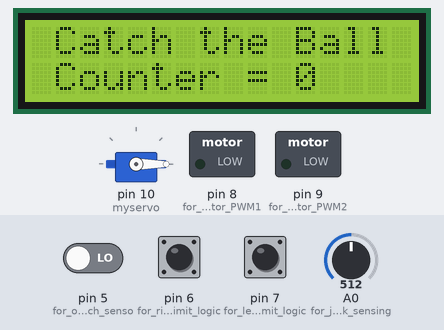
This sketch was run on a simulated Arduino Uno, built with avr-gcc and run on an emulated ATmega328P. Shown: 16×2 character LCD, servo, switched loads named in the sketch (green lamp = pin HIGH). The test bench sets the inputs (shaded band); at power-on: pin 5 (for_output_of_catch_senso) LOW, pin 6 (for_right_limit_logic) HIGH, A0 (for_joystick_sensing) = 512, pin 7 (for_left_limit_logic) HIGH.

Above: at 3.3 s.
3.4 s: pin 5 (for_output_of_catch_senso) driven HIGH
At 4.88 s:
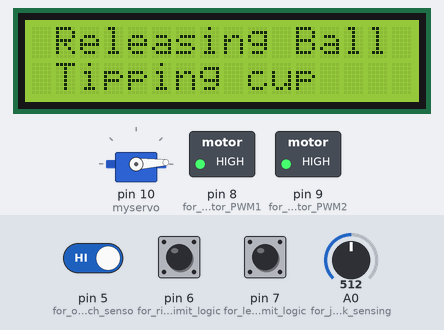
6.4 s: pin 5 (for_output_of_catch_senso) driven LOW
At 6.81 s:
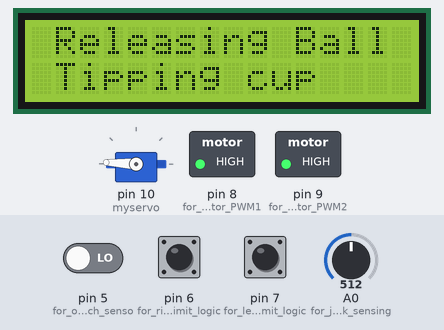
9.3 s: pin 6 (for_right_limit_logic) pulled LOW for 1 s
At 13.0 s:
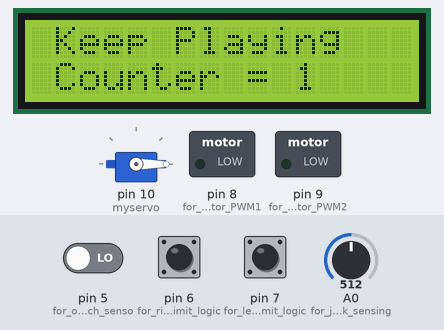
13.3 s: A0 (for_joystick_sensing) set to 588
14.8 s: A0 (for_joystick_sensing) set to 618
At 15.5 s:
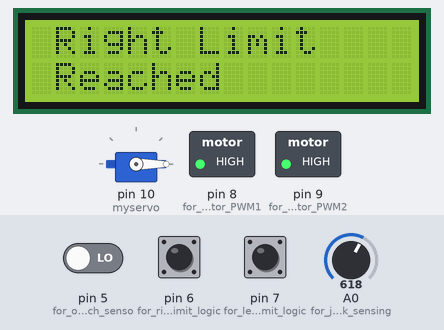
16.3 s: pin 5 (for_output_of_catch_senso) driven HIGH
At 17.48 s:
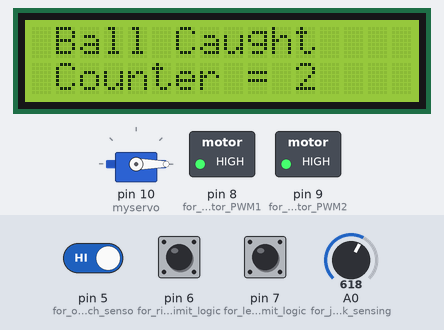
Timing chart, 0 to 24.1 s (numbered marks = the images above; inputs shaded):
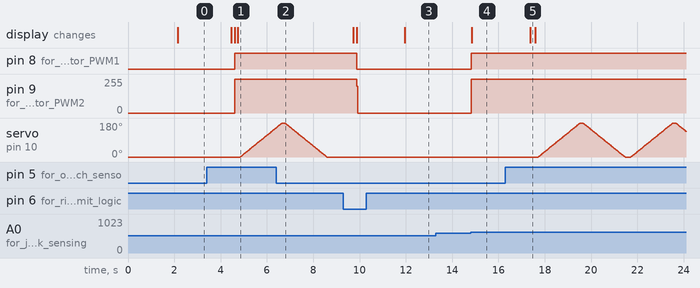

Measured:
- the behaviour switches between 600 and 601 on A0 (for_joystick_sensing) (found by bisection; images 3 and 4)
- after the input at 3.4 s, pin 8 (for_Brushed_motor_PWM1): LOW → HIGH after 1.2 s; pin 9 (for_Brushed_motor_PWM2): 0/255 → 255/255 after 1.2 s; servo on pin 10 (myservo): moves from 0° to 155° over 1.6 s, starting after 1.4 s; the display: first changes after 1.1 s (image 1 shows a later state)
- after the input at 6.4 s, servo on pin 10 (myservo): goes on until 8.6 s, then stays 0°
- after the input at 9.3 s, the display: first differs from a run without the input after 2.7 s (image 3)
- after the input at 13.3 s, every drawn part: stays the same
- after the input at 14.8 s, pin 8 (for_Brushed_motor_PWM1): LOW → HIGH at once; pin 9 (for_Brushed_motor_PWM2): 0/255 → 255/255 at once; the display: changes after 0.06 s (image 4)

The sketch:

Plinko_basic_catchcount_servo.ino
```cpp
// This version has left/right limit switch detect with brake, catch detect and count,
// and when ball caught, move to right until right hit, then run servo until ball released and then move back left until left right is not hit
// Debounce implemented on RLIM and LLIM switches, as well as OPTO input

// Last modified: 2/13/25: changed the limit when moving right from 50% to 60% of full value
// Last modified: 2/16/25: changed slowMove from 100 to 150

#include <Servo.h>
#include <LiquidCrystal_I2C.h>
#include <Wire.h>

// Wiring: SDA pin is connected to A4 and SCL pin to A5.
// Connect to LCD via I2C, default address 0x27 (A0-A2 not jumpered)
LiquidCrystal_I2C lcd = LiquidCrystal_I2C(0x27, 16, 2); // Change to (0x27,20,4) for 20x4 LCD.

char mytextupper[] = "";
char mytextlower[] = "";

int sensorValue = 0; //for joystick sensing
int outputValue1 = 0; //for Brushed motor PWM1
int outputValue2 = 0; //for Brushed motor PWM2
int servomotorValue = 0; //for servo motor 980Hz PWM
boolean r_lim = false; //for right limit logic
boolean l_lim = false; //for left limit logic
int joyPosition = 0; //0 = left, 1 = right, 2 = middle
int catchCounter = 0; //counter how many times ball has been caught
boolean catchState = 0; //current state of catch
boolean lastCatchState = 0; //previous state of catch
int servoAngle = 0; //angle command for servo
int servoAngleChangeWait = 10; //wait this ms before incrementing angle
int slowMove = 150; // PWM (0-255) during slow moves
int fastMove = 200; // PWM (0-255) during slow moves
const unsigned long DebounceTime = 10;
const unsigned long OPTODebounceTimeHigh = 1000;
const unsigned long OPTODebounceTimeLow = 10;
unsigned long RLIMButtonStateChangeTime = 0; // Debounce timer
unsigned long LLIMButtonStateChangeTime = 0; // Debounce timer
unsigned long OPTOButtonStateChangeTime = 0; // Debounce timer
boolean RLIMButtonWasPressed = true; //active high
boolean LLIMButtonWasPressed = true; //active high
boolean OPTOButtonWasPressed = false; //active high
boolean RLIMState = false;
boolean LLIMState = false;
boolean OPTOState = false;

Servo myservo; //declare servo object

void setup()
{
    // Initiate the LCD:
  lcd.init();
  lcd.backlight();

  pinMode(A0, INPUT); //for joystick sensing
  pinMode(5, INPUT); //for output of catch sensor (opto detector). High = a ball is in the cup
  pinMode(6, INPUT_PULLUP); //for right limit logic. HIGH = limit detected, LOW = no limit. This pin has a PULLUP (default HIGH)
  pinMode(7, INPUT_PULLUP); //for left limit logic. HIGH = limit detected, LOW = no limit. This pin has a PULLUP (default HIGH)
  pinMode(8, OUTPUT); //for Brushed motor PWM1
  pinMode(9, OUTPUT); //for Brushed motor PWM2

  myservo.attach(10,550,2000); //pin 10 for PWM for the cup tipping servo
  myservo.write(servoAngle); //set servo motor to zero degrees initially

  //Serial.begin(9600);

  lcd.setCursor(5, 0);
  lcd.print("ROHM");
  lcd.setCursor(1, 1);
  lcd.print("SEMICONDUCTOR");
  delay(2000);
  lcd.setCursor(1, 0);
  lcd.print("Catch the Ball !!!  ");
  lcd.setCursor(1, 1);
  lcd.print(String("Counter = ") + String(catchCounter) + String("        "));
}

void checkRLIMButton()
{
  //RLIM detect
  boolean RLIMbuttonIsPressed = digitalRead(6); //Active High

  if(RLIMbuttonIsPressed != RLIMButtonWasPressed) { //button state changed from before
    RLIMButtonWasPressed = RLIMbuttonIsPressed;
    RLIMButtonStateChangeTime = millis(); //record the current time when button state changed
  }

  if ((millis() - RLIMButtonStateChangeTime > DebounceTime) && !RLIMButtonWasPressed) //if time has passed more than debounce time and Button is Low
  {
    RLIMState = false;
  }
  else if (RLIMButtonWasPressed)//going to high does not require any debounce (if want to flip polarity, the debounce has to moved here)
  {
      RLIMState = true;
  }
}

void checkLLIMButton()
{

  //LLIM detect
  boolean LLIMbuttonIsPressed = digitalRead(7); //Active High

  if(LLIMbuttonIsPressed != LLIMButtonWasPressed) { //button state changed from before
    LLIMButtonWasPressed = LLIMbuttonIsPressed;
    LLIMButtonStateChangeTime = millis(); //record the current time when button state changed
  }

  if ((millis() - LLIMButtonStateChangeTime > DebounceTime) && !LLIMButtonWasPressed) //if time has passed more than debounce time and Button is Low
  {
    LLIMState = false;
  }
  else if (LLIMButtonWasPressed) //going to high does not require any debounce (if want to flip polarity, the debounce has to moved here)
  {
      LLIMState = true;
  }

}

void checkOPTOButton()
{

  //OPTO detect
  boolean OPTObuttonIsPressed = digitalRead(5); //Active High

  if(OPTObuttonIsPressed != OPTOButtonWasPressed) { //button state changed from before
    OPTOButtonWasPressed = OPTObuttonIsPressed;
    OPTOButtonStateChangeTime = millis(); //record the current time when button state changed
  }

  if ((millis() - OPTOButtonStateChangeTime > OPTODebounceTimeHigh) && OPTOButtonWasPressed) //if time has passed more than debounce time and Button is High
  {
    OPTOState = true;
  }
  else if (!OPTOButtonWasPressed)//going to low does not require any debounce (if want to flip polarity, the debounce has to moved here)
  {
    OPTOState = false;
  }

}

void loop()
{

  ///////////JOYSTICK OPERATION////////////
  // read the value from the joystick
  sensorValue = analogRead(A0);
  if (sensorValue < 400) {
    joyPosition = 0;
  	}
    else if (sensorValue > 600) {
      joyPosition = 1;
    }
    else {
      joyPosition = 2;
    }

  if(joyPosition != 2) {
  checkLLIMButton();
  checkRLIMButton();
  //Serial.print("RLIMState "); Serial.print(RLIMState); Serial.print('\n');
  //Serial.print("LLIMState "); Serial.print(LLIMState); Serial.print('\n');
  r_lim = RLIMState && joyPosition;
  l_lim = LLIMState && !joyPosition;
  //Serial.print("RLIM "); Serial.print(r_lim); Serial.print('\n');
  //Serial.print("LLIM "); Serial.print(l_lim); Serial.print('\n');
  }

//Sensing of Joystick and PWM duty on pin 8 and pin 9
//sense for right
  outputValue1 = map(sensorValue,600, 1023, 0, 255);
  outputValue1 = constrain(outputValue1,0,!r_lim*255*0.6);

 //sense for left
  outputValue2 = map(sensorValue, 0, 423, 255, 0);
  outputValue2 = constrain(outputValue2,0,!l_lim*255*0.5);

//brake condition
  if(r_lim || l_lim) {
    outputValue1 = 255;
    outputValue2 = 255;
  }
///////////JOYSTICK OPERATION////////////

//////////MOTOR OPERATION//////////////
//asign value to PWM pins to motor EVK
  analogWrite(8, outputValue1);
  analogWrite(9, outputValue2);

////////// Normal play LCD messages//////////
  if(r_lim && !l_lim) {
      lcd.setCursor(1, 0);
      lcd.print("Right Limit     ");
      lcd.setCursor(1, 1);
      lcd.print("Reached       ");
    }
    else if(l_lim && !r_lim) {
      lcd.setCursor(1, 0);
      lcd.print("Left Limit    ");
      lcd.setCursor(1, 1);
      lcd.print("Reached       ");
    }

  if(!r_lim && !l_lim) {
      lcd.setCursor(1, 0);
      if(!catchCounter) {
        lcd.print("Catch the Ball   "); //when counter = 0 display this messaage
      }
      else {
        lcd.print("Keep Playing      "); //if counter is > 0, display this message instead
      }
      lcd.setCursor(1, 1);
      lcd.print(String("Counter = ") + String(catchCounter) + String("        "));
    }


  //Section for ball caught + moving to right + dumping ball out using servo + move back to left
  //Joytstick is ignored the entire duration of this operation
  checkOPTOButton();
  catchState = OPTOState;
  //Serial.print("catchState ");Serial.print(catchState);Serial.print('\n');
  //Serial.print("LastcatchState ");Serial.print(lastCatchState);Serial.print('\n');

  //compare catchState to previous
  //during the below operations, we do not care about the actual Opto output
  if (catchState != lastCatchState) {
    //state has changed, increment counter
    if (catchState) {
      //current state is high means there is a rising edge
      catchCounter++;
      lcd.setCursor(1, 0);
      lcd.print("Ball Caught     ");
      lcd.setCursor(1, 1);
      lcd.print(String("Counter = ") + String(catchCounter) + String("        "));

      //move slowly to the right until right limit is hit, ignore joystick, do this one time
      delay(100);
      while(!r_lim) {
        lcd.setCursor(1, 0);
        lcd.print("Ball Caught     ");
        lcd.setCursor(1, 1);
        lcd.print("Going to Right     ");
        //move right slowly
        //delay(1000);
        outputValue1 = slowMove;
        outputValue2 = 0;
        checkRLIMButton();
        r_lim = RLIMState; //keep checking right limit
        if(r_lim) {
          //brake
          outputValue2 = 255;
          outputValue1 = 255;
        }
        analogWrite(8, outputValue1);
        analogWrite(9, outputValue2);

      }
      delay(100);

      //start moving servo to 180 degrees slowly
      while(catchState) {

        //myservo.attach(10,550,2000); //pin 10 for PWM for the cup tipping servo
        //myservo.write(servoAngle); //set servo motor to zero degrees initially

        lcd.setCursor(1, 0);
        lcd.print("Releasing Ball     ");
        lcd.setCursor(1, 1);
        lcd.print(String("Tipping cup      "));
        delay(100);

        //increase angle
        //Serial.print("Starting Servo increase");
        for(servoAngle; servoAngle <= 180; servoAngle++) {
          myservo.write(servoAngle);
          //Serial.print("servo Angle = "); Serial.print(servoAngle); Serial.print('\n');
          // if(!(servoAngle%10)) { //if angle is multiple of 10's, show on LCD screen
          //   lcd.setCursor(1, 0);
          //   lcd.print("Releasing Ball     ");
          //   lcd.setCursor(1, 1);
          //   lcd.print(String("Angle = ") + String(servoAngle) + String("        "));
          // }
          delay(servoAngleChangeWait); // wait this amount every change in angle
        }
        delay(100); //wait 1sec
        //decrease angle
        //Serial.print("Decreasing angle");
        for(servoAngle; servoAngle >= 0; servoAngle--) {
          myservo.write(servoAngle); //
          //Serial.print("servo Angle = "); Serial.print(servoAngle); Serial.print('\n');
          // if(!(servoAngle%10)) { //if angle is multiple of 10's, show on LCD screen
          //   lcd.setCursor(1, 0);
          //   lcd.print("Releasing Ball     ");
          //   lcd.setCursor(1, 1);
          //   lcd.print(String("Angle = ") + String(servoAngle) + String("        "));
          // }
          delay(servoAngleChangeWait); // wait this amount every change in angle
        }
        delay(100);
        catchState = digitalRead(5); //check again catchState;
        //Serial.print("catchState = "); Serial.print(catchState); Serial.print('\n');
        //delay(1000);

      }

      //ball is now released
      delay(1000); //debounce
      lastCatchState = catchState; //update last catch state for next time to detect rising edge again
      lcd.setCursor(1, 0);
      lcd.print("Ball Released     ");
      lcd.setCursor(1, 1);
      lcd.print(String("Counter = ") + String(catchCounter) + String("           "));
      delay(100);

      //move to the left a bit to get out of right limit
      while(r_lim) {
        lcd.setCursor(1, 0);
        lcd.print("Moving cup back....     ");
        lcd.setCursor(1, 1);
        lcd.print("Get ready .....     ");
        outputValue1 = 0;
        outputValue2 = fastMove;
        analogWrite(8, outputValue1);
        analogWrite(9, outputValue2);
        checkRLIMButton();
        r_lim = RLIMState; //check status of right limit
      }
      //delay(1000);
      outputValue2 = 0; //reset to prevent motor from turning
      outputValue1 = 0; //reset to prevent motor from turning
      analogWrite(8, outputValue1);
      analogWrite(9, outputValue2);
      delay(2000);

    }

    else {
    // catchState is low, and we don't care
    }


  }

}
```
